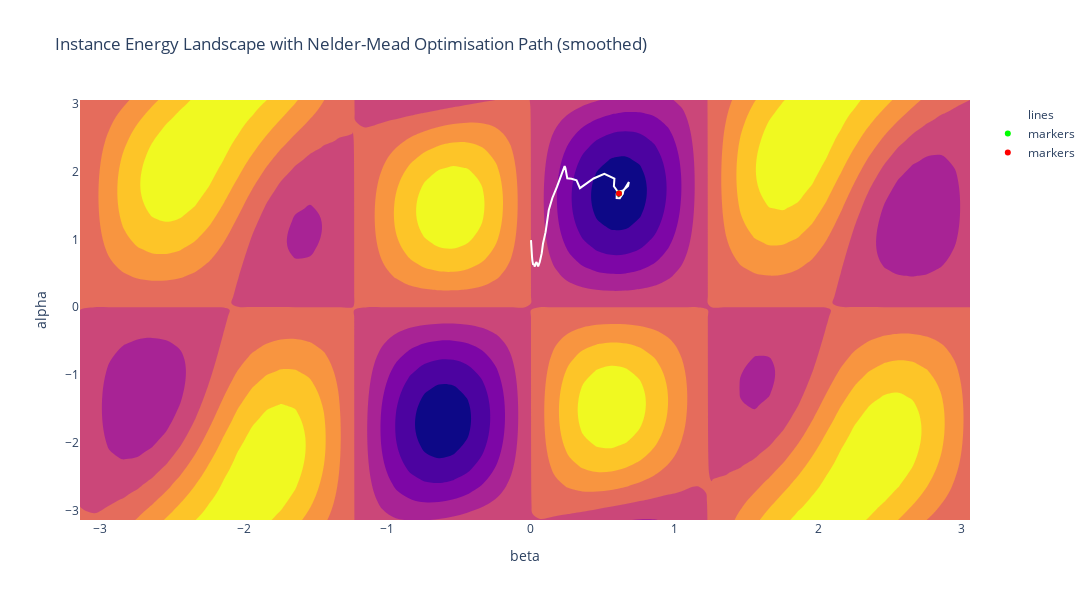

Notebook cell for this chart:
### Code cell
N = 5
rolling_mean_alpha = [np.mean(p_alpha[x:x+N]) for x in range(len(p_alpha)-N+1)]
rolling_mean_beta = [np.mean(p_beta[x:x+N]) for x in range(len(p_beta)-N+1)]
fig = go.Figure(data=
    go.Contour(
        x=alphas,
        y=betas,
        z=energy,
        showscale=False,
        line=dict(width=0)
    )
)
fig.add_trace(
    go.Scatter(
        y=rolling_mean_alpha, 
        x=rolling_mean_beta, 
        mode='lines',
        name='lines', 
        line=dict(color="#ffffff")
    )
)

# Add START 
fig.add_trace(
    go.Scatter(
        y=alpha_trial, 
        x=beta_trial, 
        mode='markers',
        name='markers', 
        line=dict(color="#00FF00")
    )
)
# Add END
fig.add_trace(
    go.Scatter(
        y=[p_alpha[-1]], 
        x=[p_beta[-1]], 
        mode='markers',
        name='markers', 
        line=dict(color="red")
    )
)
fig.update_xaxes(title_text="beta")
fig.update_yaxes(title_text="alpha")
fig.update_layout(height=600, width=1100, title_text="Instance Energy Landscape with Nelder-Mead Optimisation Path (smoothed)")
fig.show()

### Figure 1 — Plotly figure (JSON) as saved in the notebook; plotly's stock layout.template omitted (floating-point values rounded to 4 significant figures; data arrays with more than 128 entries replaced by an {"elided": "..."} marker saying what was removed)
{"data": [{"line": {"width": 0}, "showscale": false, "type": "contour", "x": [-3.142, -3.042, -2.942, -2.842, -2.742, -2.642, -2.542, -2.442, -2.342, -2.242, -2.142, -2.042, -1.942, -1.842, -1.742, -1.642, -1.542, -1.442, -1.342, -1.242, -1.142, -1.042, -0.9416, -0.8416, -0.7416, -0.6416, -0.5416, -0.4416, -0.3416, -0.2416, -0.1416, -0.04159, 0.05841, 0.1584, 0.2584, 0.3584, 0.4584, 0.5584, 0.6584, 0.7584, 0.8584, 0.9584, 1.058, 1.158, 1.258, 1.358, 1.458, 1.558, 1.658, 1.758, 1.858, 1.958, 2.058, 2.158, 2.258, 2.358, 2.458, 2.558, 2.658, 2.758, 2.858, 2.958, 3.058], "y": [-3.142, -3.042, -2.942, -2.842, -2.742, -2.642, -2.542, -2.442, -2.342, -2.242, -2.142, -2.042, -1.942, -1.842, -1.742, -1.642, -1.542, -1.442, -1.342, -1.242, -1.142, -1.042, -0.9416, -0.8416, -0.7416, -0.6416, -0.5416, -0.4416, -0.3416, -0.2416, -0.1416, -0.04159, 0.05841, 0.1584, 0.2584, 0.3584, 0.4584, 0.5584, 0.6584, 0.7584, 0.8584, 0.9584, 1.058, 1.158, 1.258, 1.358, 1.458, 1.558, 1.658, 1.758, 1.858, 1.958, 2.058, 2.158, 2.258, 2.358, 2.458, 2.558, 2.658, 2.758, 2.858, 2.958, 3.058], "z": {"elided": "63x63 float values"}}, {"line": {"color": "#ffffff"}, "mode": "lines", "name": "lines", "type": "scatter", "x": [0.0002, 0.00035, 0.0005, 0.00065, 0.0009, 0.001225, 0.00155, 0.002038, 0.0027, 0.003594, 0.004575, 0.005997, 0.007813, 0.01011, 0.01305, 0.01523, 0.01747, 0.02141, 0.02688, 0.03138, 0.03869, 0.04992, 0.06116, 0.07467, 0.08367, 0.1017, 0.1242, 0.1489, 0.1816, 0.2344, 0.2397, 0.2529, 0.2821, 0.3177, 0.3411, 0.4364, 0.5111, 0.5813, 0.5776, 0.6024, 0.6272, 0.6397, 0.6433, 0.6821, 0.6763, 0.6353, 0.6134, 0.5973, 0.597, 0.6187, 0.6263, 0.6315, 0.6221, 0.6234, 0.611, 0.6082, 0.6105, 0.6153, 0.6112, 0.6096, 0.6147, 0.6139, 0.6118, 0.6128, 0.6146, 0.6134, 0.6126, 0.6124, 0.6116, 0.6118, 0.6128, 0.6134, 0.6137, 0.614, 0.6138, 0.6132, 0.613, 0.613, 0.6128], "y": [0.99, 0.975, 0.96, 0.9575, 0.95, 0.9337, 0.935, 0.9269, 0.8925, 0.8559, 0.8412, 0.8067, 0.7306, 0.6841, 0.64, 0.6237, 0.6309, 0.6291, 0.6001, 0.6428, 0.6659, 0.6018, 0.6658, 0.7939, 0.9362, 1.107, 1.434, 1.612, 1.779, 2.082, 2.054, 1.902, 1.895, 1.873, 1.757, 1.9, 1.969, 1.897, 1.784, 1.711, 1.638, 1.674, 1.715, 1.846, 1.788, 1.712, 1.66, 1.666, 1.611, 1.609, 1.632, 1.652, 1.684, 1.713, 1.706, 1.715, 1.712, 1.692, 1.677, 1.678, 1.679, 1.672, 1.679, 1.681, 1.683, 1.681, 1.684, 1.681, 1.677, 1.677, 1.678, 1.677, 1.679, 1.68, 1.679, 1.679, 1.68, 1.68, 1.679]}, {"line": {"color": "#00FF00"}, "mode": "markers", "name": "markers", "type": "scatter", "x": [0.6131], "y": [1.679]}, {"line": {"color": "red"}, "mode": "markers", "name": "markers", "type": "scatter", "x": [0.6131], "y": [1.679]}], "layout": {"height": 600, "title": {"text": "Instance Energy Landscape with Nelder-Mead Optimisation Path (smoothed)"}, "width": 1100, "xaxis": {"title": {"text": "beta"}}, "yaxis": {"title": {"text": "alpha"}}}}
